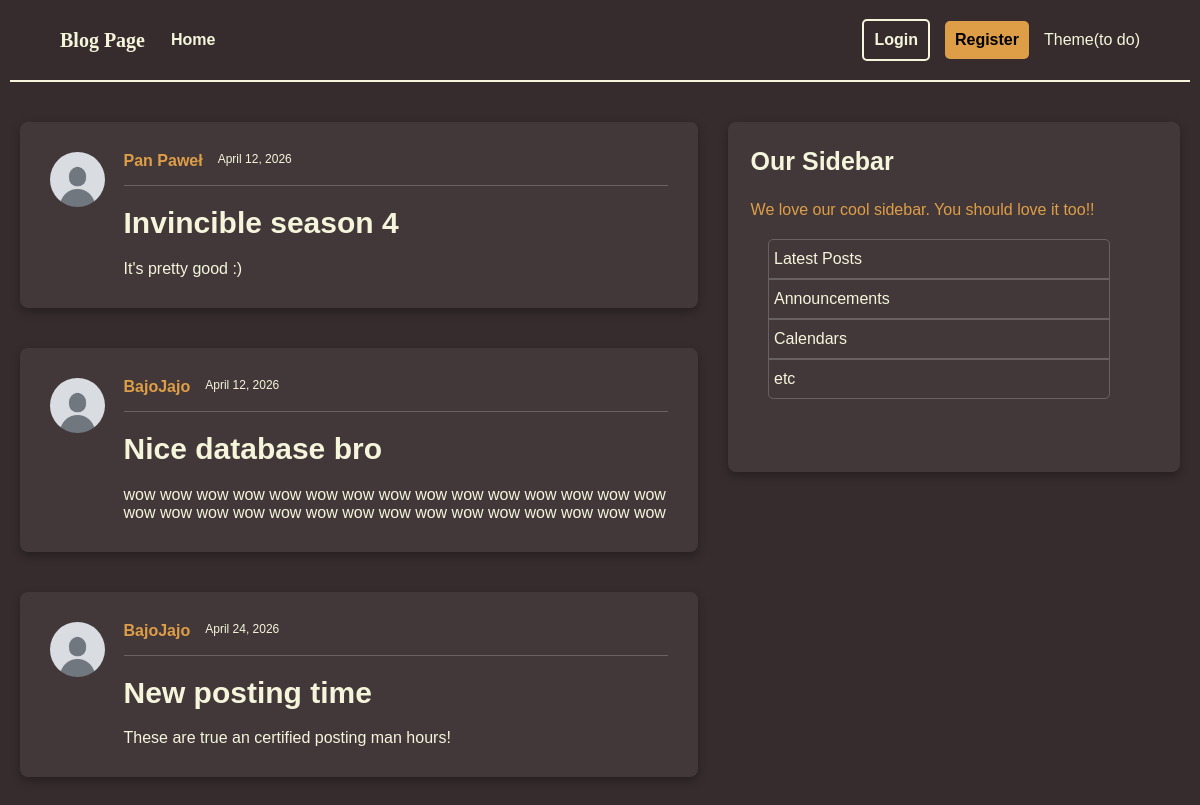
Page /posts on the earlier database version.
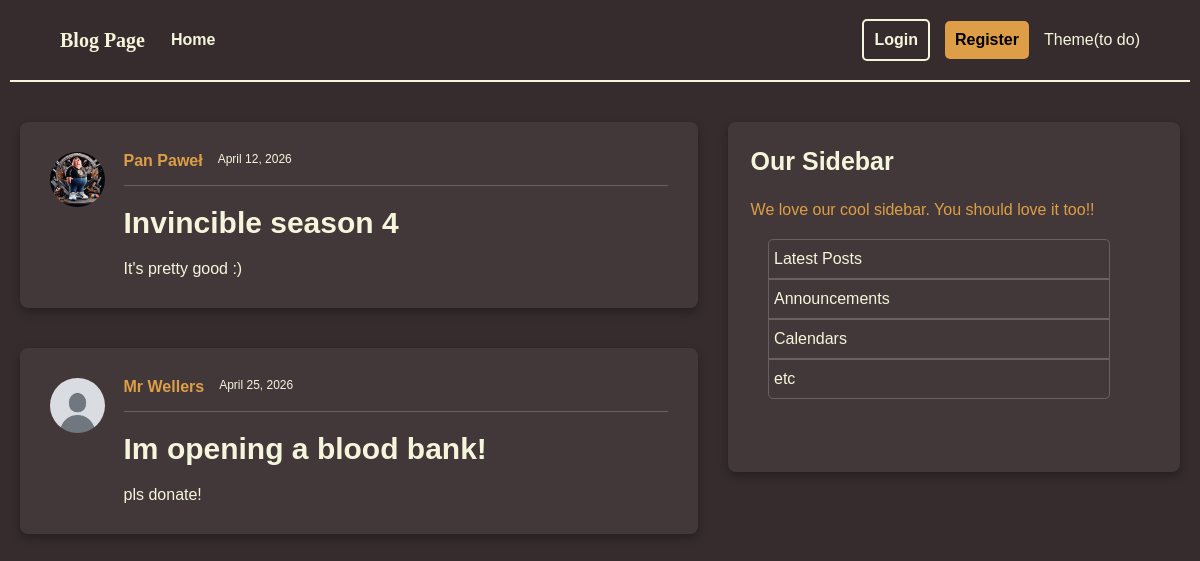
Same page on the later database version.
### models.py (models this page shows, shortened)
class Post(Base):
    __tablename__ = "posts"
    id: Mapped[int] = mapped_column(Integer, primary_key=True, index=True)
    title: Mapped[str] = mapped_column(String(100), nullable=False)
    content: Mapped[str] = mapped_column(Text, nullable=False)
    user_id: Mapped[int] = mapped_column(
        ForeignKey("users.id"),
        nullable=False,
        index=True,
    )
    date_posted: Mapped[datetime] = mapped_column(
        DateTime(timezone=True),
        default=lambda: datetime.now(UTC),
    )
    author: Mapped[User] = relationship(back_populates="posts")

class User(Base):
    __tablename__ = "users"
    id: Mapped[int] = mapped_column(Integer, primary_key=True, index=True)
    username: Mapped[str] = mapped_column(String(50), unique=True, nullable=False)
    email: Mapped[str] = mapped_column(String(120), unique=True, nullable=False)
    image_file: Mapped[str | None] = mapped_column(
        String(200),
        nullable=True,
        default=None,
    )
    posts: Mapped[list[Post]] = relationship(back_populates="author", cascade = "all, delete-orphan")

### main.py (the view)
@app.get("/", include_in_schema=False, name="home")
@app.get("/posts", include_in_schema=False, name="posts")
def home(request: Request, db: Annotated[Session, Depends(get_db)]):
    result = db.execute(select(models.Post))
    posts = result.scalars().all()
    return template.TemplateResponse(
        request,
        "home.html",
        {"posts": posts, "title": home}
    )

### templates/home.html
{% extends "layout.html" %}
{% block content %}
    {% for info in posts %}
        <div class="container">
            <div class="full_post">
                <img class="profile_pic" src="{{ info.author.image_path }}" alt="A profile picture of {{ info.author.username }}">
                <div class="post-content">
                <div class="author-and-date">
                    <a class="author" href = "{{url_for('user_posts_page', user_id=info.author.id)}}">{{ info.author.username }}</a>
                    <small class="date_posted">{{ info.date_posted.strftime('%B %d, %Y') }}</small>
                </div>
                <hr class="post-line">
                <h2>
                <a class="title" href = "{{url_for('post_page', post_id=info.id)}}">{{ info.title }}</a>
                </h2>
                <p class="content">{{ info.content }}</p>
                </div>
            </div>
        </div>
    {% endfor %}
{% endblock content %}

### templates/layout.html (shortened to what this page needs)
<!DOCTYPE html>
<html>
    <head>
        <link rel="stylesheet" href = "{{url_for('static', path='style.css')}}">
    </head>
    <body>
        <header class="site-header">
            <nav class="nav">
                <div class="nav-left">
                    <p class="page-name">Blog Page</p>
                    <a href="{{ url_for('home') }}"><button class="home-button">Home</button></a>
                </div>
                <div class="nav-right">
                    <button class="login-button">Login</button>
                    <button class="register-button">Register</button>
                    <p>Theme(to do)</p>
                </div>
            </nav>
        </header>
        <main>
            <div class="posts-container">
                {% block content %}
                {% endblock content %}
            </div>
            <div class="sidebar-container">
                <h3>Our Sidebar</h3>
                <p>We love our cool sidebar. You should love it too!!</p>
                <ul class="list-group">
                    <li id="list-first">Latest Posts</li>
                    <li>Announcements</li>
                    <li>Calendars</li>
                    <li id="list-last">etc</li>
                </ul>
            </div>
        </main>
    </body>
</html>

### static/style.css (style rules this page uses)
body { background-color: rgb(54, 44, 45); color: beige; margin: 0%; font-family: sans-serif; }
main { display: flex; flex-direction: row; justify-content: center; padding: 20px; gap: 30px; max-width: 1400px; margin: 0 auto; }
.nav { background-color: transparent; display: flex; flex-direction: row; align-items: center; justify-content: space-between; padding: 10px 50px; height: 60px; border-bottom: 2px solid beige; margin-left: 10px; margin-right: 10px; }
.nav-left { display: flex; align-items: center; gap: 20px; }
.nav-right { display: flex; align-items: center; gap: 15px; }
.page-name { font-weight: bold; font-size: 20px; font-family: Verdana; }
.home-button { color: beige; background-color: transparent; font-weight: bold; border: none; border-radius: 5px; }
.login-button { color: beige; background-color: transparent; border: 2px solid beige; border-radius: 5px; padding: 10px; font-weight: bold; cursor: pointer; }
.register-button { background-color: rgb(222, 158, 71); border: 2px; border-radius: 5px; padding: 10px; font-weight: bold; cursor: pointer; }
nav button { font-size: 16px; }
a { border-radius: 5px; }
.container { background-color: rgb(66, 56, 57); border-radius: 8px; margin-top: 20px; margin-bottom: 20px; padding: 30px; display: flex; flex-direction: column; box-shadow: 0 4px 10px rgba(0,0,0,0.3); max-width: 800px; }
.full_post { display: flex; flex-direction: row; }
.post-content { display: flex; flex-direction: column; flex-grow: 1; }
.posts-container { display: flex; flex-direction: column; flex: 3; }
.author { color: rgb(222, 158, 71); font-size: 16px; font-weight: bold; text-decoration: none; margin-right: 15px; }
.title { color: beige; text-decoration: none; font-size: 30px; margin-top: 0; margin-bottom: 5px; }
.content { color: beige; margin: 0; inline-size: 100%; word-break: break-word; overflow-wrap: break-word; }
.author-and-date { display: flex; flex-direction: row; font-size: 0.9rem; }
.post-line { border: 0; border-top: 1px solid rgba(255, 255, 255, 0.2); margin: 15px 0 0 0; width: 100%; }
.sidebar-container { background-color: rgb(66, 56, 57); box-shadow: 0 4px 10px rgba(0,0,0,0.3); border-radius: 8px; width: 500px; height: 350px; margin-top: 20px; flex: 2; }
.sidebar-container p { font-size: 16px; padding-left: 5%; color: rgb(222, 158, 71); }
h3 { padding-left: 5%; font-size: 25px; }
.list-group { margin-top: 20px; list-style: none; }
li { border: 1px solid rgba(255, 255, 255, 0.2); width: 80%; padding: 5px; padding-bottom: 10px; padding-top: 10px; }
#list-first { border-top-right-radius: 5px; border-top-left-radius: 5px; }
#list-last { border-bottom-right-radius: 5px; border-bottom-left-radius: 5px; }
.profile_pic { width: 55px; height: 55px; border-radius: 30px; margin-right: 3%; }

Differences in the rows shown:
removed Post: author.username "BajoJajo", date_posted "April 12, 2026", title "Nice database bro", content "wow wow wow wow wow wow wow wow wow wow wow wow wow wow wow wow wow wow wow wow wow wow wow wow wow wow wow wow wow wow"
removed Post: author.username "BajoJajo", date_posted "April 24, 2026", title "New posting time", content "These are true an certified posting man hours!"
changed through a linked row, Post "Invincible season 4": author.image_path: picture added in place of a placeholder
added Post: author.username "Mr Wellers", date_posted "April 25, 2026", title "Im opening a blood bank!", content "pls donate!"
